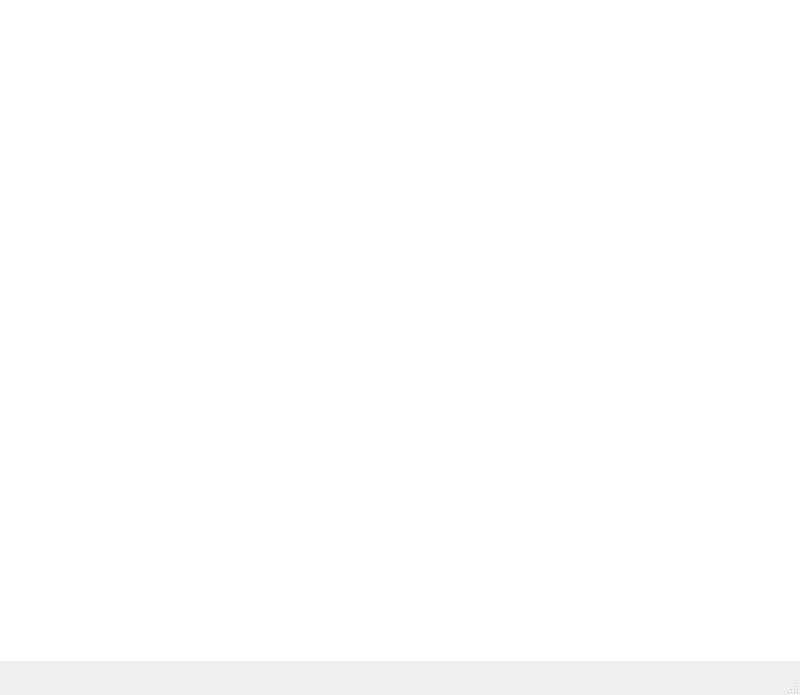
<?xml version="1.0" encoding="UTF-8"?>
<ui version="4.0">
 <class>MainWindow</class>
 <widget class="QMainWindow" name="MainWindow">
  <property name="geometry">
   <rect>
    <x>0</x>
    <y>0</y>
    <width>800</width>
    <height>695</height>
   </rect>
  </property>
  <property name="windowTitle">
   <string>MainWindow</string>
  </property>
  <widget class="QWidget" name="centralwidget">
   <widget class="QLabel" name="label">
    <property name="geometry">
     <rect>
      <x>0</x>
      <y>0</y>
      <width>801</width>
      <height>661</height>
     </rect>
    </property>
    <property name="styleSheet">
     <string notr="true">background-image: url(:/Accounting/Accounting2.png);
background-repeat: no-repeat;
background-position: center;
background-attachment: fixed;
background-color: white; /* Fallback color */</string>
    </property>
    <property name="text">
     <string/>
    </property>
   </widget>
  </widget>
  <widget class="QMenuBar" name="menubar">
   <property name="geometry">
    <rect>
     <x>0</x>
     <y>0</y>
     <width>800</width>
     <height>21</height>
    </rect>
   </property>
  </widget>
  <widget class="QStatusBar" name="statusbar"/>
 </widget>
 <resources>
  <include location="Accounting.qrc"/>
 </resources>
 <connections/>
</ui>
